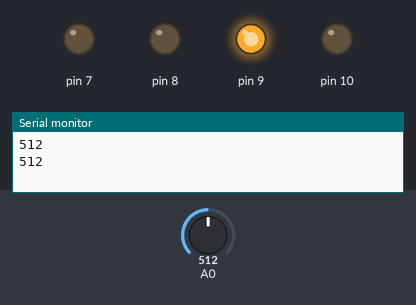
Bench run of a sketch on a simulated Arduino Uno, built with avr-gcc and run on an emulated ATmega328P. Shown: output pins drawn as LEDs (lit = HIGH), the last lines printed to the serial monitor. The inputs (shaded band) are chosen by the test bench; at power-on: A0 = 512.

Above: at 5.8 s.
5.9 s: A0 set to 367
12.2 s: A0 set to 337
At 17.9 s:
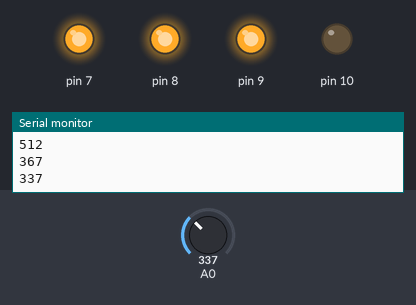
20.5 s: A0 set to 360
At 27.9 s:
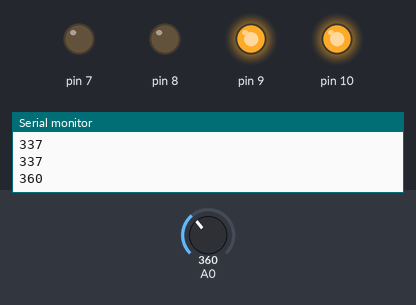
30.5 s: A0 set to 340
At 39.4 s:
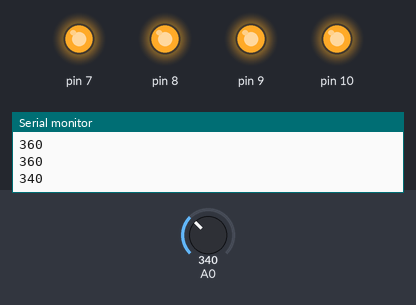
40.5 s: A0 set to 511
At 46.8 s:
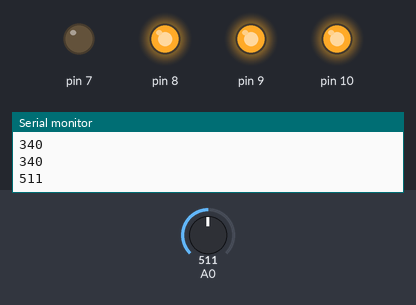
Timing chart, 0 to 50.5 s (numbered marks = the images above; inputs shaded):
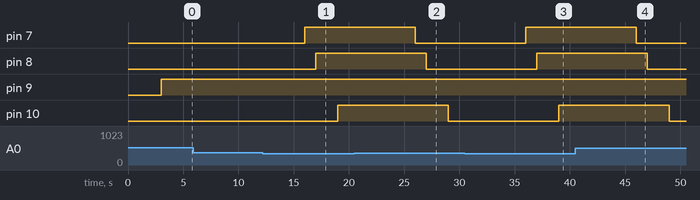

Measured:
- the behaviour switches between 351 and 350 on A0 (found by bisection; images 0 and 1)
- after the input at 12.2 s, pin 7: LOW → HIGH after 3.8 s; pin 8: LOW → HIGH after 4.8 s; pin 10: LOW → HIGH after 6.8 s
- after the input at 20.5 s, pin 7: HIGH → LOW after 5.5 s; pin 8: HIGH → LOW after 6.5 s; pin 10: HIGH → LOW after 8.5 s
- after the input at 30.5 s, pin 7: LOW → HIGH after 5.5 s; pin 8: LOW → HIGH after 6.5 s; pin 10: LOW → HIGH after 8.5 s
- after the input at 40.5 s, pin 7: HIGH → LOW after 5.5 s; pin 8: HIGH → LOW after 6.5 s; pin 10: HIGH → LOW after 8.5 s

The sketch:

BEEE_LAB_MST__LDR_.ino
```cpp
int inPin = 5;
int val = 0;

void setup() {
  pinMode(7,OUTPUT);
  pinMode(8,OUTPUT);
  pinMode(9,OUTPUT);
  pinMode(10,OUTPUT);
  Serial.begin(9600);
}

void loop(){
  int d=analogRead(A0);
  Serial.println(d);
  delay(1000);
  if(d>350)
  {
    digitalWrite(7,LOW);
    delay(1000);
    digitalWrite(8,LOW);
    delay(1000);
    digitalWrite(9,HIGH);
    delay(1000);
    digitalWrite(10,LOW);
    delay(1000);
  }
  else
  {
  digitalWrite(7,HIGH);
  delay(1000);
  digitalWrite(8,HIGH);
  delay(1000);
  digitalWrite(9,HIGH);
  delay(1000);
  digitalWrite(10,HIGH);
  delay(1000);
  }
}
```
